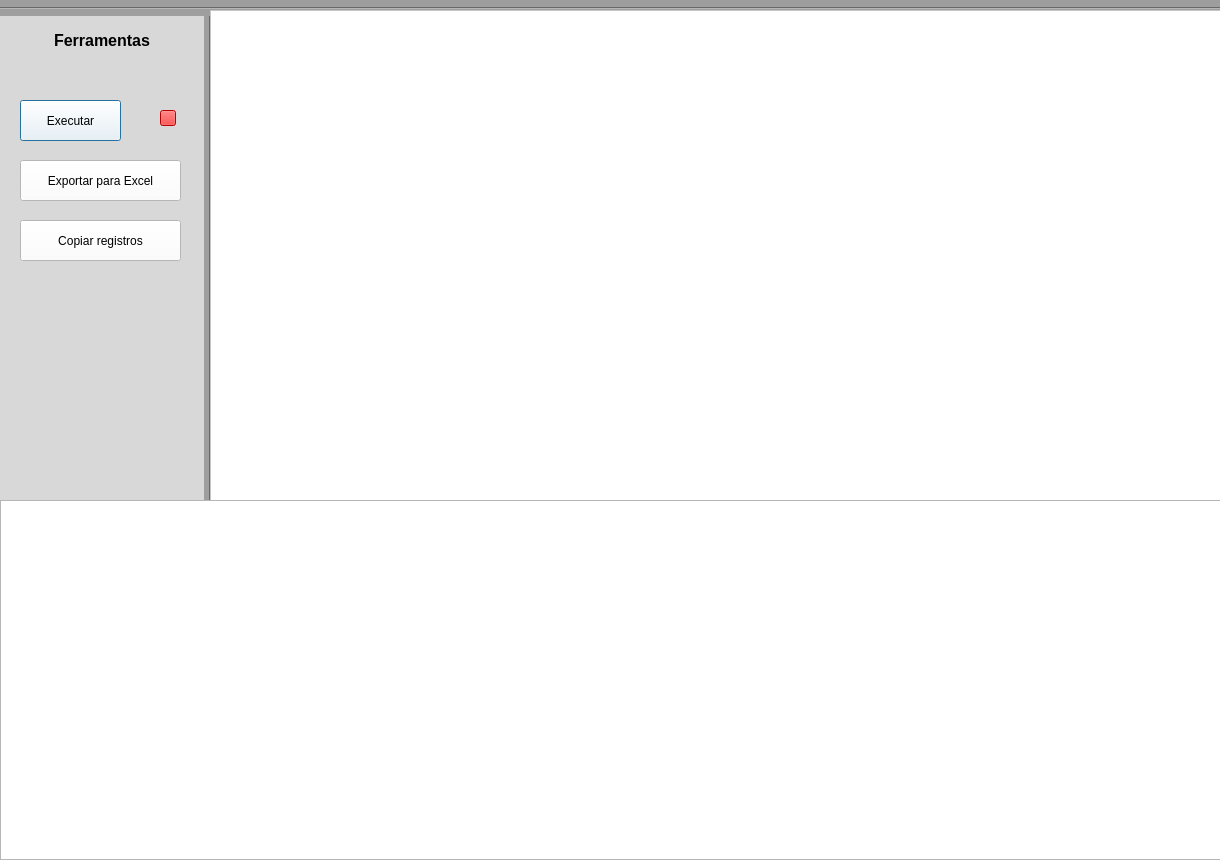
<?xml version="1.0" encoding="UTF-8"?>
<ui version="4.0">
 <class>Dialog</class>
 <widget class="QDialog" name="Dialog">
  <property name="enabled">
   <bool>true</bool>
  </property>
  <property name="geometry">
   <rect>
    <x>0</x>
    <y>0</y>
    <width>1220</width>
    <height>860</height>
   </rect>
  </property>
  <property name="sizePolicy">
   <sizepolicy hsizetype="Fixed" vsizetype="Fixed">
    <horstretch>0</horstretch>
    <verstretch>0</verstretch>
   </sizepolicy>
  </property>
  <property name="windowTitle">
   <string>Dialog</string>
  </property>
  <property name="styleSheet">
   <string notr="true">background-color: rgb(255, 255, 255);</string>
  </property>
  <widget class="QTextEdit" name="CodigosSQL">
   <property name="geometry">
    <rect>
     <x>210</x>
     <y>10</y>
     <width>1011</width>
     <height>851</height>
    </rect>
   </property>
   <property name="font">
    <font>
     <family>Consolas</family>
     <pointsize>9</pointsize>
     <weight>50</weight>
     <bold>false</bold>
    </font>
   </property>
   <property name="styleSheet">
    <string notr="true"/>
   </property>
   <property name="html">
    <string>&lt;!DOCTYPE HTML PUBLIC &quot;-//W3C//DTD HTML 4.0//EN&quot; &quot;http://www.w3.org/TR/REC-html40/strict.dtd&quot;&gt;
&lt;html&gt;&lt;head&gt;&lt;meta name=&quot;qrichtext&quot; content=&quot;1&quot; /&gt;&lt;style type=&quot;text/css&quot;&gt;
p, li { white-space: pre-wrap; }
&lt;/style&gt;&lt;/head&gt;&lt;body style=&quot; font-family:'Consolas'; font-size:9pt; font-weight:400; font-style:normal;&quot;&gt;
&lt;p style=&quot;-qt-paragraph-type:empty; margin-top:0px; margin-bottom:0px; margin-left:0px; margin-right:0px; -qt-block-indent:0; text-indent:0px; font-family:'System'; font-size:12pt; font-weight:600;&quot;&gt;&lt;br /&gt;&lt;/p&gt;&lt;/body&gt;&lt;/html&gt;</string>
   </property>
  </widget>
  <widget class="Line" name="line">
   <property name="geometry">
    <rect>
     <x>200</x>
     <y>10</y>
     <width>20</width>
     <height>851</height>
    </rect>
   </property>
   <property name="styleSheet">
    <string notr="true">background-color:  rgb(158, 158, 158);</string>
   </property>
   <property name="orientation">
    <enum>Qt::Vertical</enum>
   </property>
  </widget>
  <widget class="Line" name="line_2">
   <property name="geometry">
    <rect>
     <x>0</x>
     <y>0</y>
     <width>1221</width>
     <height>16</height>
    </rect>
   </property>
   <property name="styleSheet">
    <string notr="true">background-color:  rgb(158, 158, 158);</string>
   </property>
   <property name="orientation">
    <enum>Qt::Horizontal</enum>
   </property>
  </widget>
  <widget class="QPushButton" name="botaoConsultar">
   <property name="enabled">
    <bool>true</bool>
   </property>
   <property name="geometry">
    <rect>
     <x>20</x>
     <y>100</y>
     <width>101</width>
     <height>41</height>
    </rect>
   </property>
   <property name="font">
    <font>
     <kerning>true</kerning>
    </font>
   </property>
   <property name="toolTip">
    <string/>
   </property>
   <property name="autoFillBackground">
    <bool>false</bool>
   </property>
   <property name="styleSheet">
    <string notr="true">background-color:rgb(255, 255, 255)</string>
   </property>
   <property name="text">
    <string>Executar</string>
   </property>
  </widget>
  <widget class="QTabWidget" name="Tabela">
   <property name="geometry">
    <rect>
     <x>0</x>
     <y>500</y>
     <width>1231</width>
     <height>361</height>
    </rect>
   </property>
   <property name="font">
    <font>
     <family>Consolas</family>
    </font>
   </property>
   <property name="currentIndex">
    <number>-1</number>
   </property>
  </widget>
  <widget class="QPushButton" name="botaoCancelar">
   <property name="enabled">
    <bool>true</bool>
   </property>
   <property name="geometry">
    <rect>
     <x>160</x>
     <y>110</y>
     <width>16</width>
     <height>16</height>
    </rect>
   </property>
   <property name="styleSheet">
    <string notr="true">background-color:rgb(255, 0, 0)</string>
   </property>
   <property name="text">
    <string/>
   </property>
  </widget>
  <widget class="QPushButton" name="exportarExcel">
   <property name="geometry">
    <rect>
     <x>20</x>
     <y>160</y>
     <width>161</width>
     <height>41</height>
    </rect>
   </property>
   <property name="styleSheet">
    <string notr="true">background-color:rgb(255, 255, 255)</string>
   </property>
   <property name="text">
    <string>Exportar para Excel</string>
   </property>
  </widget>
  <widget class="QLabel" name="label">
   <property name="geometry">
    <rect>
     <x>0</x>
     <y>50</y>
     <width>204</width>
     <height>811</height>
    </rect>
   </property>
   <property name="styleSheet">
    <string notr="true">background-color: rgb(216, 216, 216);</string>
   </property>
   <property name="text">
    <string/>
   </property>
  </widget>
  <widget class="QLabel" name="label_2">
   <property name="geometry">
    <rect>
     <x>0</x>
     <y>10</y>
     <width>204</width>
     <height>61</height>
    </rect>
   </property>
   <property name="styleSheet">
    <string notr="true">background-color: rgb(216, 216, 216);</string>
   </property>
   <property name="text">
    <string>&lt;html&gt;&lt;head/&gt;&lt;body&gt;&lt;p align=&quot;center&quot;&gt;&lt;span style=&quot; font-size:12pt; font-weight:600;&quot;&gt;Ferramentas&lt;/span&gt;&lt;/p&gt;&lt;/body&gt;&lt;/html&gt;</string>
   </property>
  </widget>
  <widget class="QPushButton" name="botaoCopiar">
   <property name="geometry">
    <rect>
     <x>20</x>
     <y>220</y>
     <width>161</width>
     <height>41</height>
    </rect>
   </property>
   <property name="styleSheet">
    <string notr="true">background-color:rgb(255, 255, 255)</string>
   </property>
   <property name="text">
    <string>Copiar registros</string>
   </property>
  </widget>
  <zorder>line</zorder>
  <zorder>label_2</zorder>
  <zorder>line_2</zorder>
  <zorder>CodigosSQL</zorder>
  <zorder>label</zorder>
  <zorder>Tabela</zorder>
  <zorder>botaoConsultar</zorder>
  <zorder>botaoCancelar</zorder>
  <zorder>exportarExcel</zorder>
  <zorder>botaoCopiar</zorder>
 </widget>
 <resources/>
 <connections/>
</ui>
